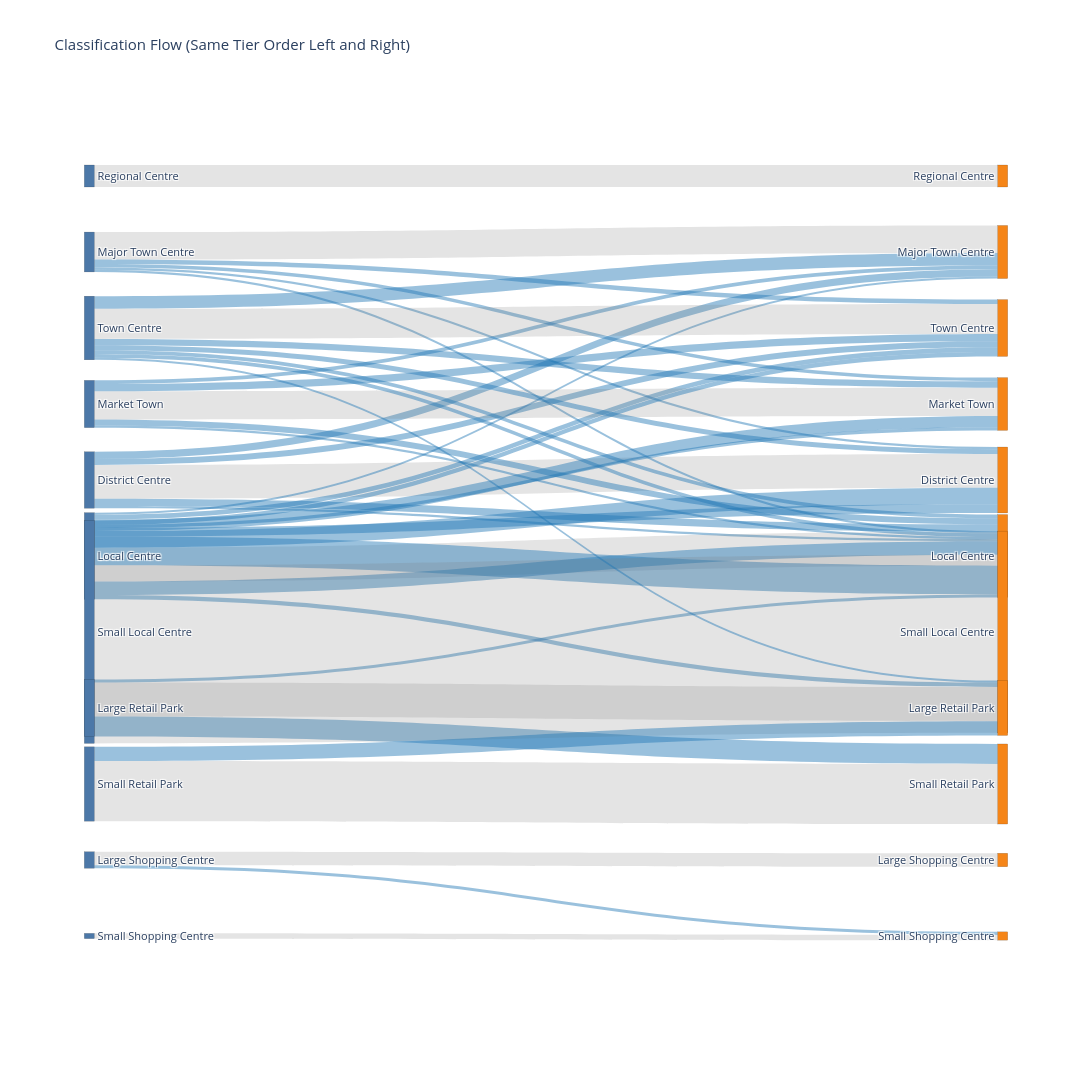

The notebook cell this image was saved under:
### Code cell
import pandas as pd
import numpy as np
import plotly.graph_objects as go

tier_order = [
    "Regional Centre",
    "Major Town Centre",
    "Town Centre",
    "Market Town",
    "District Centre",
    "Local Centre",
    "Small Local Centre",
    "Large Retail Park",
    "Small Retail Park",
    "Large Shopping Centre",
    "Small Shopping Centre",
]

df = comp.dropna(subset=["Classification_before", "Classification_after"]).copy()
df = df[
    df["Classification_before"].isin(tier_order) &
    df["Classification_after"].isin(tier_order)
].copy()

flows = (
    df.groupby(["Classification_before", "Classification_after"], as_index=False)
      .size()
      .rename(columns={"size": "count"})
)

show_unchanged = True
if not show_unchanged:
    flows = flows[flows["Classification_before"] != flows["Classification_after"]].copy()

# ---- FIX 1: compress very large flows so nodes/links don't overlap visually ----
flows["plot_value"] = np.sqrt(flows["count"])   # use for Sankey width
# flows["plot_value"] = np.log1p(flows["count"])  # alternative

left_nodes = tier_order[:]
right_nodes = tier_order[:]
n = len(tier_order)
labels = left_nodes + right_nodes

left_map = {c: i for i, c in enumerate(left_nodes)}
right_map = {c: i + n for i, c in enumerate(right_nodes)}

source = flows["Classification_before"].map(left_map).tolist()
target = flows["Classification_after"].map(right_map).tolist()
value = flows["plot_value"].tolist()  # scaled values for drawing

def y_positions(n):
    if n == 1:
        return [0.5]
    step = 1 / (n + 1)
    return [step * (i + 1) for i in range(n)]

node_x = [0.01] * n + [0.99] * n
node_y = y_positions(n) + y_positions(n)

link_colors = [
    "rgba(120,120,120,0.20)" if b == a else "rgba(31,119,180,0.45)"
    for b, a in zip(flows["Classification_before"], flows["Classification_after"])
]

fig = go.Figure(
    go.Sankey(
        arrangement="fixed",
        node=dict(
            label=labels,
            x=node_x,
            y=node_y,
            pad=22,          # ---- FIX 2: bigger gap between categories ----
            thickness=10,    # thinner nodes helps spacing
            line=dict(color="rgba(0,0,0,0.35)", width=0.4),
            color=(["#4c78a8"] * n + ["#f58518"] * n),
        ),
        link=dict(
            source=source,
            target=target,
            value=value,
            color=link_colors,
            customdata=flows["count"],  # real counts in hover
            hovertemplate=(
                "From: %{source.label}<br>"
                "To: %{target.label}<br>"
                "n=%{customdata}<extra></extra>"
            ),
        ),
    )
)

fig.update_layout(
    title="Classification Flow (Same Tier Order Left and Right)",
    width=1400,
    height=1200,   # ---- FIX 3: more vertical room ----
    font_size=11
)

fig.show()

### Figure 1 — Plotly figure (JSON) as saved in the notebook; plotly's stock layout.template omitted (floating-point values rounded to 4 significant figures)
{"data": [{"arrangement": "fixed", "link": {"color": ["rgba(120,120,120,0.20)", "rgba(31,119,180,0.45)", "rgba(31,119,180,0.45)", "rgba(31,119,180,0.45)", "rgba(31,119,180,0.45)", "rgba(120,120,120,0.20)", "rgba(31,119,180,0.45)", "rgba(31,119,180,0.45)", "rgba(120,120,120,0.20)", "rgba(31,119,180,0.45)", "rgba(31,119,180,0.45)", "rgba(31,119,180,0.45)", "rgba(120,120,120,0.20)", "rgba(31,119,180,0.45)", "rgba(31,119,180,0.45)", "rgba(31,119,180,0.45)", "rgba(31,119,180,0.45)", "rgba(31,119,180,0.45)", "rgba(120,120,120,0.20)", "rgba(31,119,180,0.45)", "rgba(31,119,180,0.45)", "rgba(31,119,180,0.45)", "rgba(31,119,180,0.45)", "rgba(31,119,180,0.45)", "rgba(120,120,120,0.20)", "rgba(31,119,180,0.45)", "rgba(31,119,180,0.45)", "rgba(120,120,120,0.20)", "rgba(31,119,180,0.45)", "rgba(31,119,180,0.45)", "rgba(31,119,180,0.45)", "rgba(120,120,120,0.20)", "rgba(31,119,180,0.45)", "rgba(31,119,180,0.45)", "rgba(120,120,120,0.20)", "rgba(120,120,120,0.20)", "rgba(31,119,180,0.45)", "rgba(31,119,180,0.45)", "rgba(31,119,180,0.45)", "rgba(31,119,180,0.45)", "rgba(31,119,180,0.45)", "rgba(31,119,180,0.45)", "rgba(120,120,120,0.20)"], "customdata": [244, 12, 11, 1, 8, 251, 2, 86, 39, 2, 60, 4, 247, 1, 28, 39, 5, 1, 163, 3, 1, 4, 8, 3, 171, 1, 11, 104, 16, 178, 2, 6835, 4, 44, 778, 6, 5, 1, 3, 34, 9, 3, 196], "hovertemplate": "From: %{source.label}<br>To: %{target.label}<br>n=%{customdata}<extra></extra>", "source": [4, 4, 4, 4, 4, 7, 7, 7, 9, 9, 5, 5, 5, 5, 5, 5, 5, 1, 1, 1, 1, 1, 3, 3, 3, 3, 3, 0, 6, 6, 6, 6, 6, 8, 8, 10, 2, 2, 2, 2, 2, 2, 2], "target": [15, 16, 12, 17, 13, 18, 16, 19, 20, 21, 15, 18, 16, 12, 14, 17, 13, 15, 12, 14, 17, 13, 16, 12, 14, 17, 13, 11, 15, 16, 14, 17, 13, 18, 19, 21, 15, 18, 16, 12, 14, 17, 13], "value": [15.62, 3.464, 3.317, 1, 2.828, 15.84, 1.414, 9.274, 6.245, 1.414, 7.746, 2, 15.72, 1, 5.292, 6.245, 2.236, 1, 12.77, 1.732, 1, 2, 2.828, 1.732, 13.08, 1, 3.317, 10.2, 4, 13.34, 1.414, 82.67, 2, 6.633, 27.89, 2.449, 2.236, 1, 1.732, 5.831, 3, 1.732, 14]}, "node": {"color": ["#4c78a8", "#4c78a8", "#4c78a8", "#4c78a8", "#4c78a8", "#4c78a8", "#4c78a8", "#4c78a8", "#4c78a8", "#4c78a8", "#4c78a8", "#f58518", "#f58518", "#f58518", "#f58518", "#f58518", "#f58518", "#f58518", "#f58518", "#f58518", "#f58518", "#f58518"], "label": ["Regional Centre", "Major Town Centre", "Town Centre", "Market Town", "District Centre", "Local Centre", "Small Local Centre", "Large Retail Park", "Small Retail Park", "Large Shopping Centre", "Small Shopping Centre", "Regional Centre", "Major Town Centre", "Town Centre", "Market Town", "District Centre", "Local Centre", "Small Local Centre", "Large Retail Park", "Small Retail Park", "Large Shopping Centre", "Small Shopping Centre"], "line": {"color": "rgba(0,0,0,0.35)", "width": 0.4}, "pad": 22, "thickness": 10, "x": [0.01, 0.01, 0.01, 0.01, 0.01, 0.01, 0.01, 0.01, 0.01, 0.01, 0.01, 0.99, 0.99, 0.99, 0.99, 0.99, 0.99, 0.99, 0.99, 0.99, 0.99, 0.99], "y": [0.08333, 0.1667, 0.25, 0.3333, 0.4167, 0.5, 0.5833, 0.6667, 0.75, 0.8333, 0.9167, 0.08333, 0.1667, 0.25, 0.3333, 0.4167, 0.5, 0.5833, 0.6667, 0.75, 0.8333, 0.9167]}, "type": "sankey"}], "layout": {"font": {"size": 11}, "height": 1200, "title": {"text": "Classification Flow (Same Tier Order Left and Right)"}, "width": 1400}}
